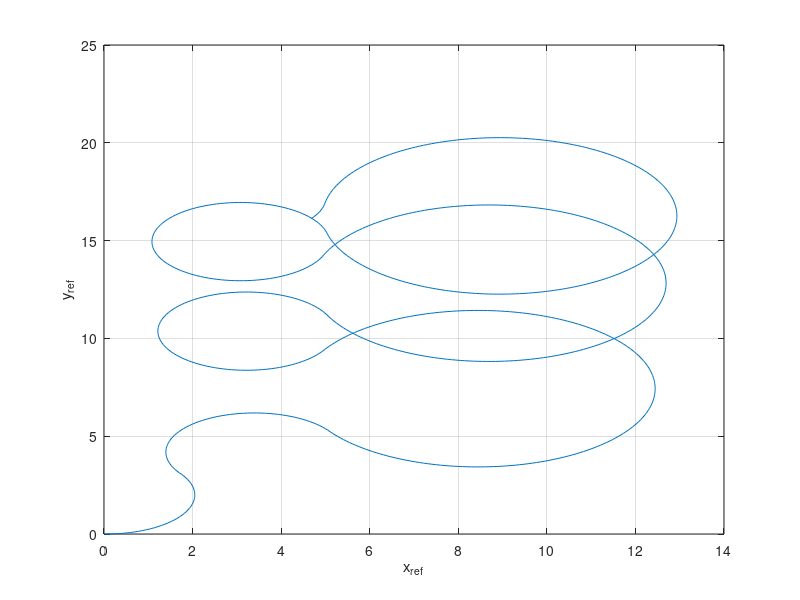

This chart was generated by the following MATLAB code:
echo off;
clear all; close all; clc;

T = 0.1;
v = 1; 
r = 2; 
w = v/r; 
Tf = 1000;

% Inicializacao:
xref(1) = 0;
yref(1) = 0;
thetaref(1) = 0;

for k = 1 : Tf
    
    if (yref(k)>=3) w = -v/r; end
%     if ((thetaref(k)>=0) && (xref(k)>3)) w = 0; end
    if ((xref(k)>5)) w = v/(2*r); end
    
    vref(k) = v;
    wref(k) = w;
    
    % Modelo tradicional nao linear do robo:
    xref(k+1) = xref(k) + vref(k) * cos(thetaref(k)) * T;
    yref(k+1) = yref(k) + vref(k) * sin(thetaref(k)) * T;
    thetaref(k+1) = thetaref(k) + wref(k) * T;
  
end

% Graficos:
% hold on; box on; grid on;
% plot(xref,'g');
% plot(yref,'b');
% plot(thetaref,'r');
% legend('x_{ref}','y_{ref}','\theta_{ref}',0);
% xlabel('amostra'); ylabel('estados');
% hold off;
% 
figure;
hold on; box on; grid on;
xlabel('x_{ref}'); ylabel('y_{ref}');
plot(xref,yref);
hold off;

% Salva trajetoria de referencia:
save xref.mat xref;
save yref.mat yref;
save thetaref.mat thetaref;

% Salva controle de referencia:
save vref.mat vref;
save wref.mat wref;
